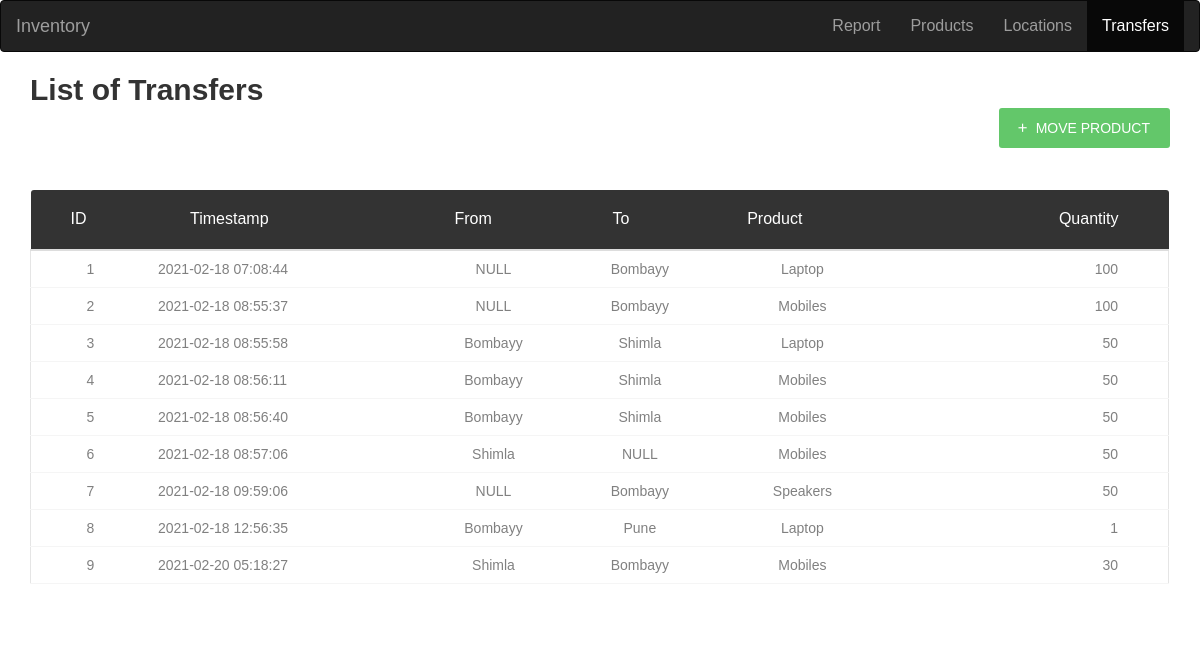
Page /transfers on the earlier database version.
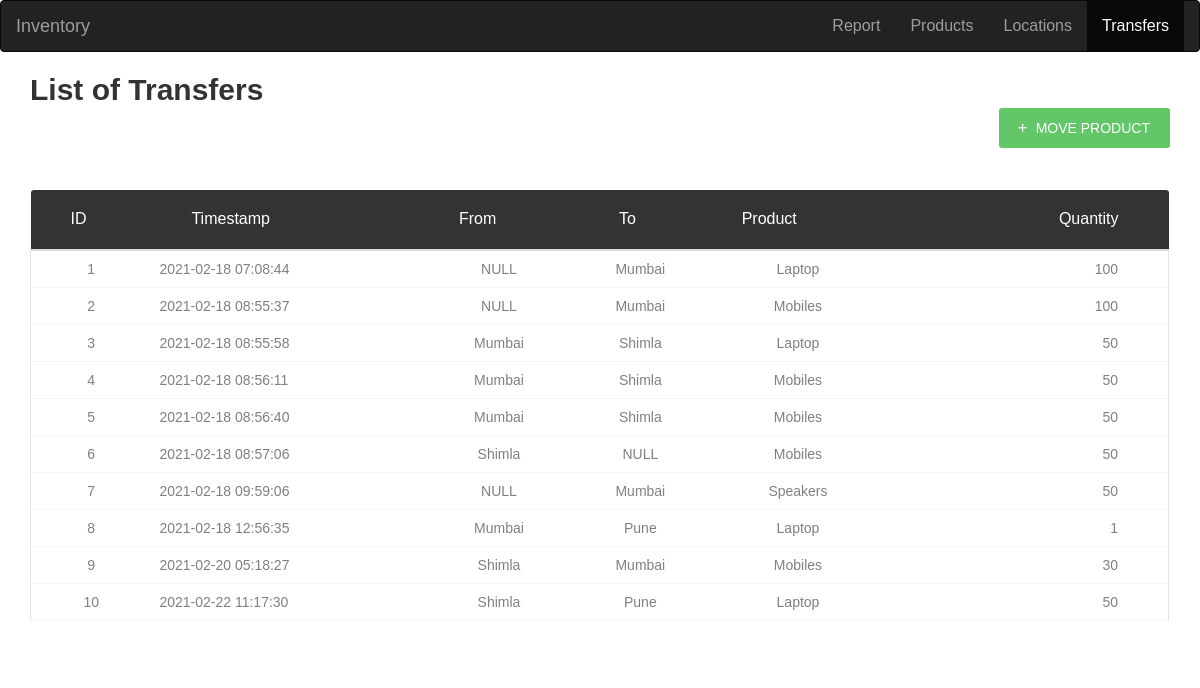
Same page on the later database version.
### tables this page shows
CREATE TABLE movement (
    movement_id INTEGER PRIMARY KEY AUTOINCREMENT,
    timestampp TIMESTAMP NOT NULL DEFAULT CURRENT_TIMESTAMP,
    from_l TEXT,
    to_l TEXT,
    prod_name TEXT NOT NULL,
    qty INTEGER NOT NULL,
    FOREIGN KEY(prod_name) REFERENCES product(prod_name),
    FOREIGN KEY(from_l) REFERENCES locationn(location_name),
    FOREIGN KEY(to_l) REFERENCES locationn(location_name)
);

### app.py (the view, shortened to what this page needs)
@app.route('/transfers', methods=('GET', 'POST'))
def transfers():
    conn = get_db_connection()
    m = conn.execute('SELECT * FROM movement').fetchall()
    p = conn.execute('SELECT * FROM product').fetchall()
    r = conn.execute('SELECT * FROM report').fetchall()
    l = conn.execute('SELECT location_name FROM locationn').fetchall()
    conn.close()
    return render_template('transfers.html', m=m, p=p,l=l, r=r)

### app.py (called while the page is built)
def get_db_connection():
    conn = sqlite3.connect('database.db')
    conn.row_factory = sqlite3.Row
    return conn

### templates/transfers.html (shortened to what this page needs)
{% extends 'base.html' %}
{% block content %}
<nav class="navbar navbar-inverse">
    <div class="container-fluid">
        <div class="navbar-header">
            <a class="navbar-brand" href="#">Inventory</a>
        </div>
        <ul class="nav navbar-nav" style="float:right">
            <li class=" nav-item"><a href="/">Report</a></li>
            <li><a class="nav-item" href="products">Products</a></li>
            <li><a class="nav-item" href="locationn">Locations</a></li>
            <li class="active"><a class="nav-item" href="transfers">Transfers</a></li>
        </ul>
    </div>
</nav>
<div class="container">
    <h2>List of Transfers</h2>
    <div style="float:right">
        <a href="#addModal" class="au-btn au-btn-icon au-btn--green au-btn--small" data-toggle="modal"><i
                class="zmdi zmdi-plus"></i> <span>Move Product</span></a>
    </div>
    <br>
    <br>
    <div class="row m-t-30">
        <div class="col-md-12">
            <div class="table-responsive m-b-40">
                <table class="table table-borderless table-data3">
                    <thead>
                        <tr>
                            <th>ID</th>
                            <th>Timestamp</th>
                            <th>from</th>
                            <th>to</th>
                            <th>Product</th>
                            <th>Quantity</th>
                        </tr>
                    </thead>
                    <tbody>
                        {%for i in m %}
                        <tr>
                            <td style="text-align: center;">{{ i['movement_id'] }}</td>
                            <td>{{ i['timestampp'] }}</td>
                            <td style="text-align: center;">{{ i['from_l'] }}</td>
                            <td style="text-align: center;">{{ i['to_l'] }}</td>
                            <td style="text-align: center;">{{ i['prod_name'] }}</td>
                            <td>{{ i['qty'] }}</td>
                        </tr>
                        {% endfor %}
                    </tbody>
                </table>
            </div>
        </div>
    </div>
</div>
{% endblock %}

### templates/base.html (shortened to what this page needs)
<!doctype html>
<html lang="en">
  <head>
    <link href="static/font-awesome-4.7/css/font-awesome.min.css" rel="stylesheet" media="all">
    <link href="static/mdi-font/css/material-design-iconic-font.min.css" rel="stylesheet" media="all">
    <link rel="stylesheet" href="https://maxcdn.bootstrapcdn.com/bootstrap/3.4.1/css/bootstrap.min.css">
    <link href="static/css/theme.css" rel="stylesheet" media="all">
  </head>
  <body>
        {% block content %} {% endblock %}
  </body>
</html>

Differences in the rows shown:
changed movement id 1: to_l "Bombayy" → "Mumbai"
changed movement id 2: to_l "Bombayy" → "Mumbai"
changed movement id 3: from_l "Bombayy" → "Mumbai"
changed movement id 4: from_l "Bombayy" → "Mumbai"
changed movement id 5: from_l "Bombayy" → "Mumbai"
changed movement "Speakers": to_l "Bombayy" → "Mumbai"
changed movement id 8: from_l "Bombayy" → "Mumbai"
changed movement id 9: to_l "Bombayy" → "Mumbai"
added movement: movement_id "10", timestampp "2021-02-22 11:17:30", from_l "Shimla", to_l "Pune", prod_name "Laptop", qty "50"
